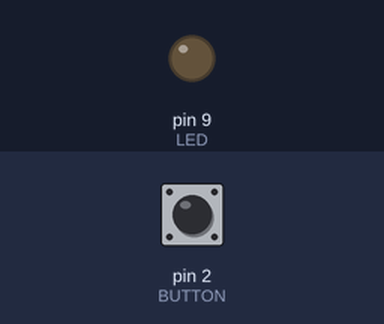
This sketch was run on a simulated Arduino Uno, built with avr-gcc and run on an emulated ATmega328P. On the bench: output pins drawn as LEDs (lit = HIGH). The test bench sets the inputs (shaded band); at power-on: pin 2 (BUTTON) LOW.

Above: at 1.2 s.
1.3 s: pin 2 (BUTTON) pulled HIGH for 0.15 s
At 2.5 s:
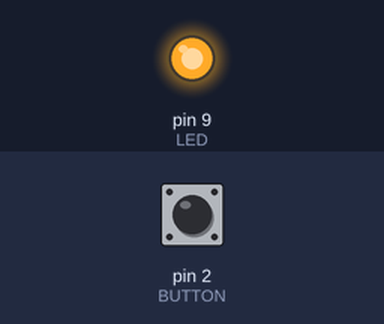
2.9 s: pin 2 (BUTTON) pulled HIGH for 1 s
At 3.8 s:
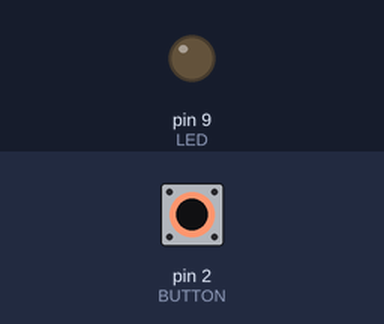
5.4 s: pin 2 (BUTTON) pulled HIGH for 3.2 s
At 5.7 s:
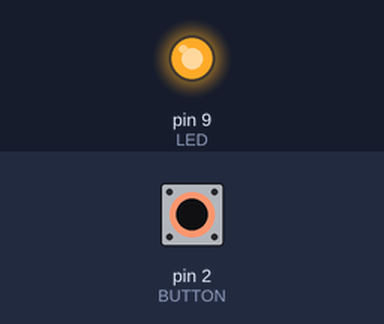
Timing chart, 0 to 8.4 s (numbered marks = the images above; inputs shaded):
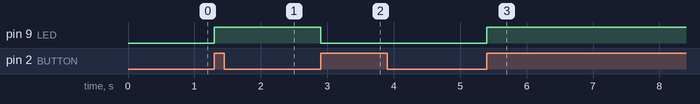

Measured:
- after the input at 1.3 s, pin 9 (LED): LOW → HIGH at once
- after the input at 2.9 s, pin 9 (LED): HIGH → LOW at once
- after the input at 5.4 s, pin 9 (LED): LOW → HIGH at once

The sketch:

debounce_example.ino
```cpp
// File: debounce_example()
// Created by: Michael Napoli
// Created on: 2/27/2020

const int LED = 9;  // pin number for LED light
const int BUTTON = 2;  // pin number for button input

// 'LOW' works for the boolean type because
// 'LOW' = 0 and 'HIGH' = 1
// initialized to 'LOW' (off)
boolean lastButton = LOW;  // variable for comparison to the current button status
boolean currentButton = LOW;  // current button status
boolean ledOn = false;  // test for the LED status

void setup()
{
  pinMode(LED, OUTPUT);
  // button pins are type 'INPUT'
  pinMode(BUTTON, INPUT);
}

// function: debounce()
// function for the comparison between current and last LED status
// input:
// 'last' - the status (LOW or HIGH) of the most recent button press
// output:
// 'current' - the status of the LED at the current time
boolean debounce(boolean last) {
  // 'current' initialized to the 'BUTTON' status (LOW or HIGH)
  boolean current = digitalRead(BUTTON);

  // if the given 'last' status is different then 'current'
  if (last != current) {
    delay(0);  // wait 5 ms
    current = digitalRead(BUTTON);  // read again
  }

  return current;  // return the current value
}

void loop()
{
  currentButton = debounce(lastButton);  // set to the current button status

  // if the last status is opposite the current
  if (lastButton == LOW && currentButton == HIGH)
  {
    ledOn = !ledOn;  // change the value of the LED status
  }

  // set button values equal
  lastButton = currentButton;

  // write the current button status to the LED
  digitalWrite(LED, ledOn);
}
```
